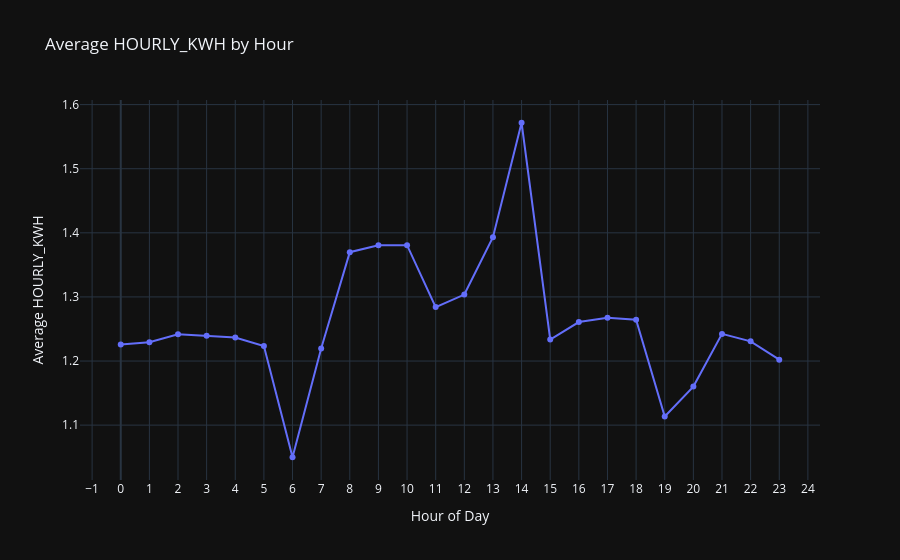

Notebook code cell kept with this figure:
### Code cell
## Average HOURLY_KWH

hourly_avg = hourly_df.groupby('hour', as_index=False)['HOURLY_KWH'].mean()

fig = px.line(
    hourly_avg,
    x='hour',
    y='HOURLY_KWH',
    markers=True,
    title='Average HOURLY_KWH by Hour'
)

fig.update_layout(
    xaxis_title='Hour of Day',
    yaxis_title='Average HOURLY_KWH',
    template='plotly_dark',
    hovermode='x unified'
)

fig.update_xaxes(
    tickmode='linear',
    dtick=1
)

fig.show()

### Figure 1 — Plotly figure (JSON) as saved in the notebook; plotly's stock layout.template omitted (floating-point values rounded to 4 significant figures)
{"data": [{"hovertemplate": "hour=%{x}<br>HOURLY_KWH=%{y}<extra></extra>", "legendgroup": "", "line": {"color": "#636efa", "dash": "solid"}, "marker": {"symbol": "circle"}, "mode": "lines+markers", "name": "", "orientation": "v", "showlegend": false, "type": "scatter", "x": [0, 1, 2, 3, 4, 5, 6, 7, 8, 9, 10, 11, 12, 13, 14, 15, 16, 17, 18, 19, 20, 21, 22, 23], "xaxis": "x", "y": [1.226, 1.229, 1.242, 1.24, 1.237, 1.224, 1.05, 1.22, 1.37, 1.381, 1.381, 1.284, 1.304, 1.393, 1.572, 1.234, 1.261, 1.267, 1.264, 1.113, 1.16, 1.242, 1.231, 1.202], "yaxis": "y"}], "layout": {"hovermode": "x unified", "legend": {"tracegroupgap": 0}, "title": {"text": "Average HOURLY_KWH by Hour"}, "xaxis": {"anchor": "y", "domain": [0, 1], "dtick": 1, "tickmode": "linear", "title": {"text": "Hour of Day"}}, "yaxis": {"anchor": "x", "domain": [0, 1], "title": {"text": "Average HOURLY_KWH"}}}}
